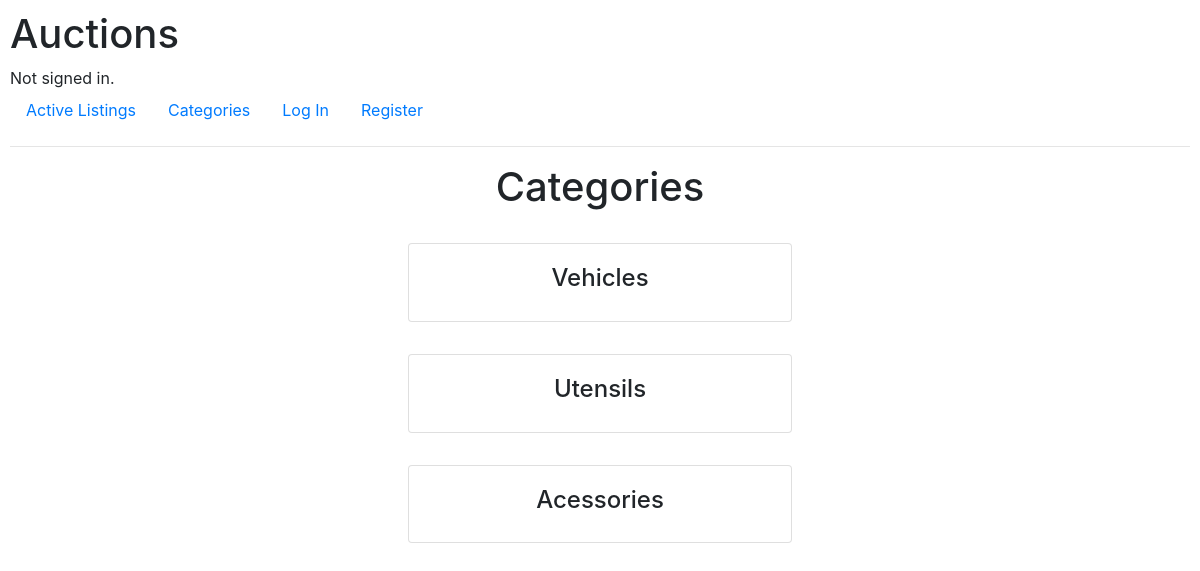
The page /categories on the database as committed earlier.
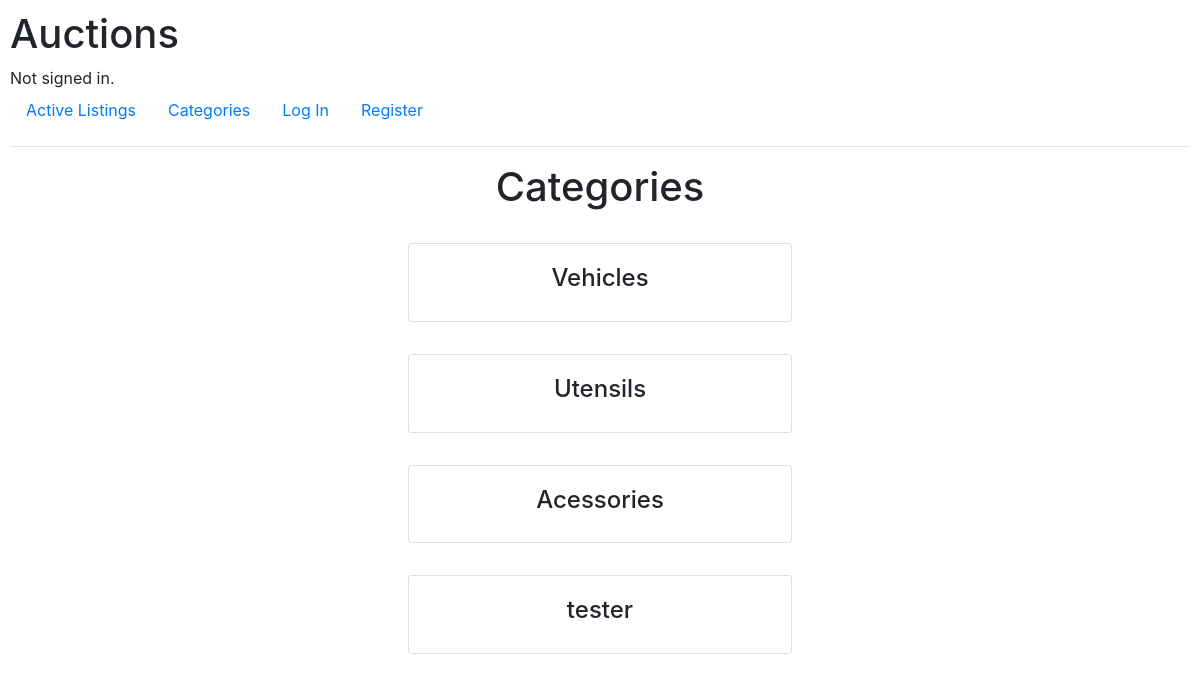
The same page on the database as committed later.
### auctions/models.py (models this page shows, shortened)
class Listing(models.Model):
    creator = models.ForeignKey(User, on_delete=models.CASCADE)
    title = models.CharField(max_length=128)
    description = models.CharField(max_length=500)
    bid_quantity = models.IntegerField(default=0)
    starting_bid = models.FloatField(default=0)
    top_bid = models.ForeignKey('Bid', default=0, on_delete=models.SET_DEFAULT)
    img_url = models.URLField(null=True)
    category = models.CharField(max_length=64, null=True)

### auctions/views.py (the view)
# urls.py: path('categories', views.categories, name='categories'),
def categories(request):
    return render(request, 'auctions/categories.html', {
        'categories': Listing.objects.values_list('category', flat=True)
    })

### auctions/templates/auctions/categories.html
{% extends 'auctions/layout.html' %}
{% block body %}
<h1 style='text-align: center;'>Categories</h1>
{% for category in categories %}
    {% if category != None %}
    <div class="card mx-auto" style='width: 24rem; margin: 2rem;'>
       <a href="{% url 'category-page' category=category %}" class='card-body text-center text-decoration-none' style='color: inherit;'><h4>{{ category }}</h4></a>
    </div>
    {% endif %}
{% endfor %}
{% endblock %}

Rows that differ between the two databases and show on the page:
added Listing: category "tester"
